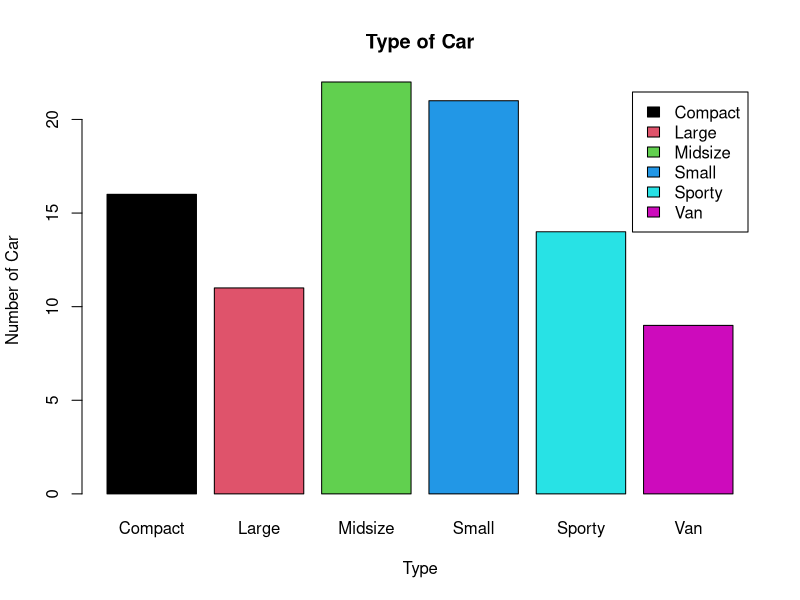
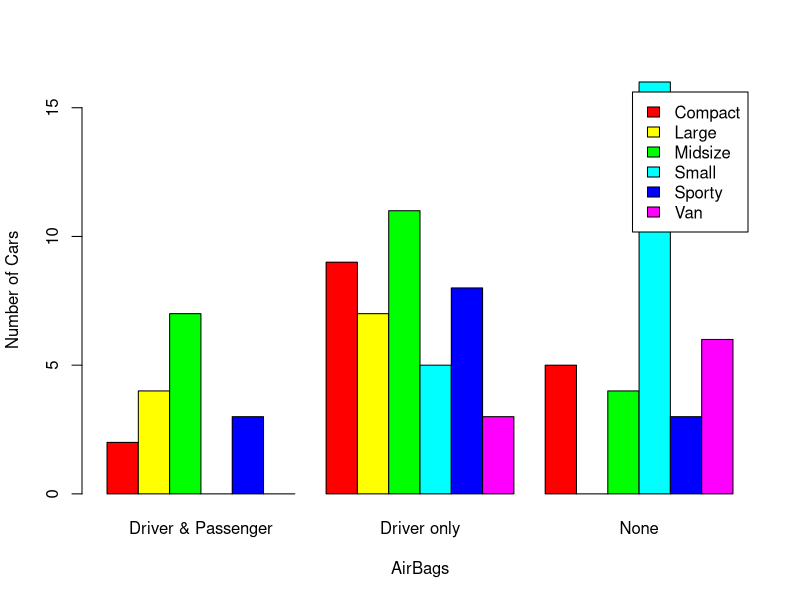
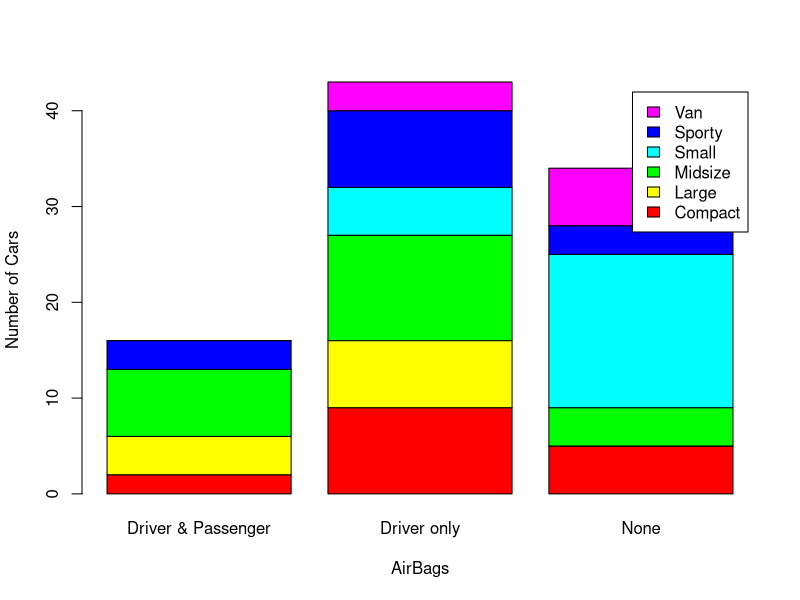
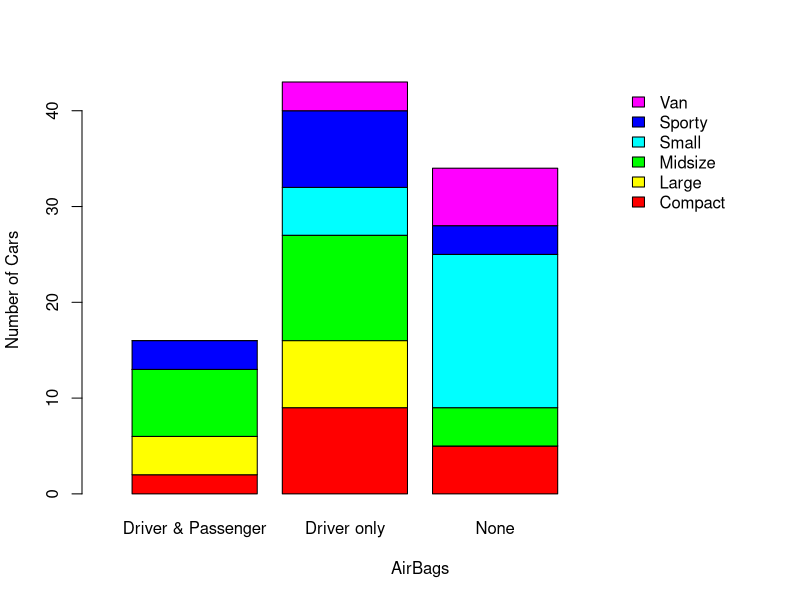
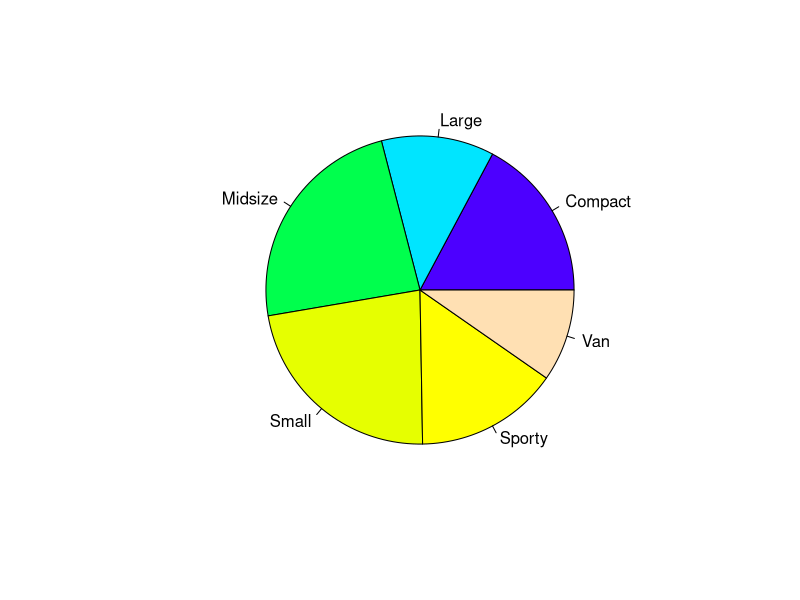
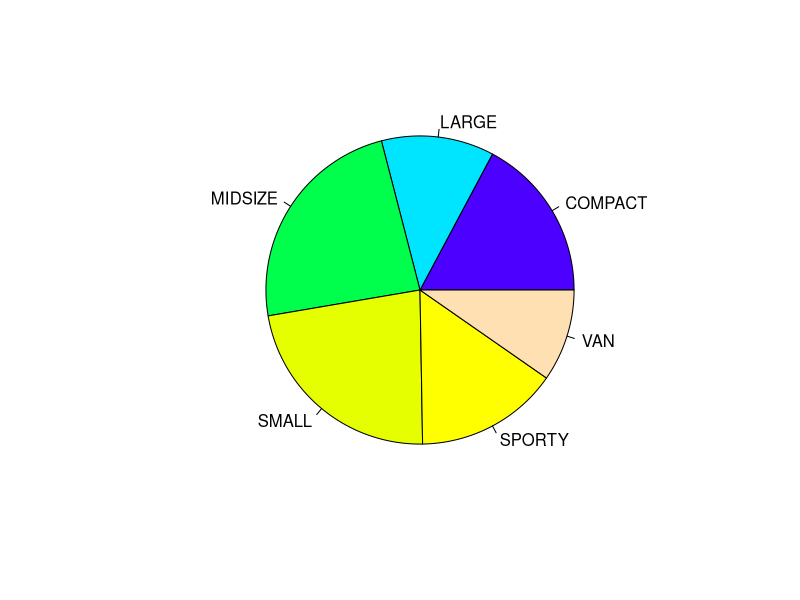

These charts were generated, in order, by the following R code:
## 6.1. 범주형 단변수 자료

library(MASS)


## 6.1.1. 기본 막대그림(barplot)
tab <- with(Cars93, table(Type))
barplot(tab, main="Type of Car", xlab="Type", ylab="Number of Car", col=1:6,
        legend=c('Compact', 'Large', 'Midsize', 'Small', 'Sporty', 'Van'),
        names.arg=c('Compact', 'Large', 'Midsize', 'Small', 'Sporty', 'Van'))


## 6.1.2. Side형 막대그림
tab <- with(Cars93, xtabs(~Type+AirBags))
barplot(tab, col=rainbow(6),
        legend=c('Compact', 'Large', 'Midsize', 'Small', 'Sporty', 'Van'),
        xlab="AirBags", ylab="Number of Cars", beside=TRUE)


## 6.1.3. Stacked 막대그림 (1)
barplot(tab, col=rainbow(6),
        legend=c('Compact', 'Large', 'Midsize', 'Small', 'Sporty', 'Van'),
        xlab="AirBags", ylab="Number of Cars", beside=FALSE)


## 6.1.4. Stacked 막대그림 (2)
barplot(tab, col=rainbow(6),
        legend=c('Compact', 'Large', 'Midsize', 'Small', 'Sporty', 'Van'),
        xlim=c(0, ncol(tab) + 2), xlab="AirBags", ylab="Number of Cars",
        args.legend=list(x=ncol(tab) + 2, y=max(colSums(tab)), bty="n"))


## 6.1.5. 파이차트(Pie Chart) (1)
tab <- with(Cars93, table(Type))
pie(tab, col=topo.colors(6))


## 6.1.6. 파이차트 (2)
names(tab) <- c('COMPACT', 'LARGE', 'MIDSIZE', 'SMALL', 'SPORTY', 'VAN')
pie(tab, col=topo.colors(6))